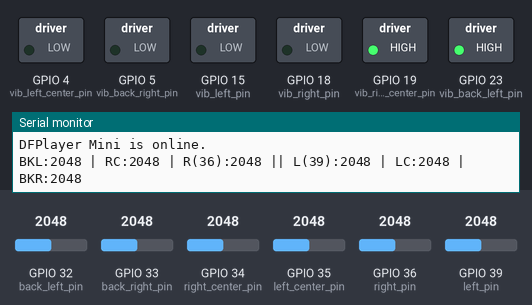
Simulated run of this sketch. Board: ESP32. Parts: switched loads named in the sketch (green lamp = pin HIGH), the last lines printed to the serial monitor. The test bench sets the inputs (shaded band); at power-on: GPIO 32 (back_left_pin) = 2048, GPIO 33 (back_right_pin) = 2048, GPIO 34 (right_center_pin) = 2048, GPIO 35 (left_center_pin) = 2048, GPIO 36 (right_pin) = 2048, GPIO 39 (left_pin) = 2048. The audio player accepts every command and is not drawn.

Above: at 1.7 s.
1.8 s: GPIO 32 (back_left_pin) set to 1569
At 6.3 s:
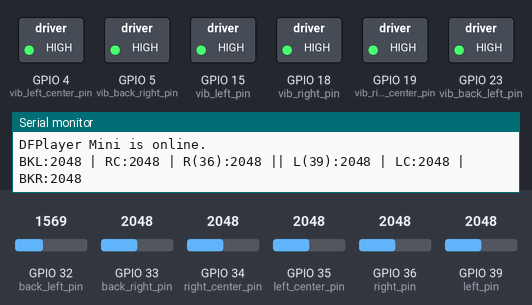
8.8 s: GPIO 32 (back_left_pin) set to 1474
At 13.6 s:
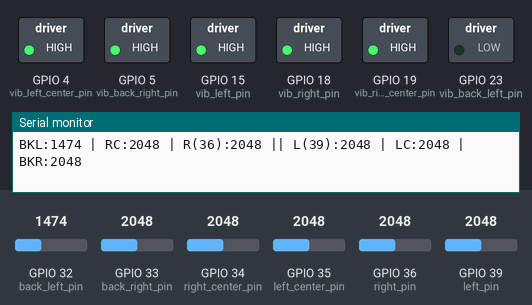
15.8 s: GPIO 33 (back_right_pin) set to 1556
23.6 s: GPIO 33 (back_right_pin) set to 1443
At 33.8 s:
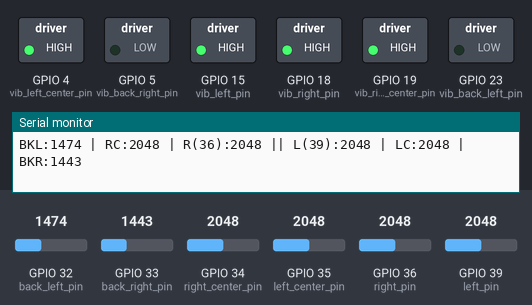
34.4 s: GPIO 34 (right_center_pin) set to 1550
41.4 s: GPIO 34 (right_center_pin) set to 1439
At 41.8 s:
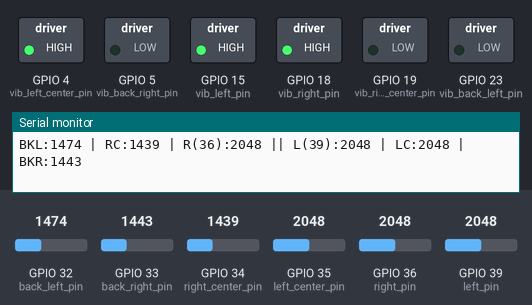
Timing chart, 0 to 44.4 s (numbered marks = the images above; inputs shaded):
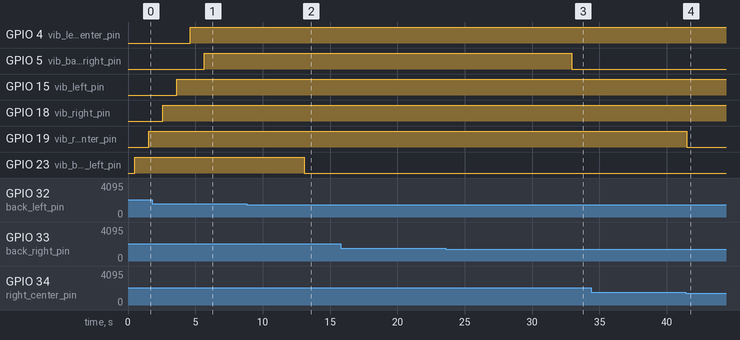

The sketch:

TuklasMain.ino
```cpp
// =========================================================================
// Libraries
// =========================================================================
#include "Arduino.h"
#include "DFRobotDFPlayerMini.h"
// No longer need WiFi.h as we are avoiding ADC2 pins
// #include "WiFi.h"
// =========================================================================
// Pin Definitions (Reverting to the most reliable ADC1 pins)
// =========================================================================
// INPUTS: IR SENSOR PINS
const int back_left_pin    = 32; // ADC1
const int right_center_pin = 34; // ADC1
const int right_pin        = 36; // REVERTED to original reliable ADC1 pin (SVP)
const int left_pin         = 39; // REVERTED to original reliable ADC1 pin (SVN)
const int left_center_pin  = 35; // ADC1
const int back_right_pin   = 33; // ADC1
// OUTPUTS: VIBRATION MOTOR PINS
const int vib_back_left_pin    = 23;
const int vib_right_center_pin = 19;
const int vib_right_pin        = 18;
const int vib_left_pin         = 15;
const int vib_left_center_pin  = 4;
const int vib_back_right_pin   = 5;
// DFPLAYER MINI PINS
#define DFPLAYER_RX 26
#define DFPLAYER_TX 27
// =========================================================================
// Configuration & Thresholds
// =========================================================================
const int THRESHOLD_BKL = 1500;
const int THRESHOLD_RC  = 1500;
const int THRESHOLD_R   = 1500;
const int THRESHOLD_L   = 1500;
const int THRESHOLD_LC  =1500;
const int THRESHOLD_BKR = 1500;
// =========================================================================
// Global Objects
// =========================================================================
DFRobotDFPlayerMini myDFPlayer;
// =========================================================================
// SETUP - Runs once when the ESP32 boots up
// =========================================================================
void setup() {
Serial.begin(115200);
Serial.println(F("Device starting up... (Using reliable ADC1 pins 36 & 39)"));
// Initialize all 6 IR sensors as inputs
pinMode(back_left_pin, INPUT);
pinMode(right_center_pin, INPUT);
pinMode(right_pin, INPUT);
pinMode(left_pin, INPUT);
pinMode(left_center_pin, INPUT);
pinMode(back_right_pin, INPUT);
// Initialize all 6 vibration motors as outputs
pinMode(vib_back_left_pin, OUTPUT);
pinMode(vib_right_center_pin, OUTPUT);
pinMode(vib_right_pin, OUTPUT);
pinMode(vib_left_pin, OUTPUT);
pinMode(vib_left_center_pin, OUTPUT);
pinMode(vib_back_right_pin, OUTPUT);
// Initialize the hardware serial port for the DFPlayer Mini
Serial2.begin(9600, SERIAL_8N1, DFPLAYER_RX, DFPLAYER_TX);
Serial.println(F("Initializing DFPlayer..."));
if (!myDFPlayer.begin(Serial2)) {
Serial.println(F("DFPlayer Mini failed to start. Check wiring and SD card."));
while (true);
}
Serial.println(F("DFPlayer Mini is online."));
myDFPlayer.volume(25);
}
// =========================================================================
// HELPER FUNCTION - To handle sensor triggers
// =========================================================================
void handleSensorTrigger(int sensorValue, int threshold, int motorPin, int audioFile) {
if (sensorValue >= threshold) {
digitalWrite(motorPin, HIGH);
myDFPlayer.play(audioFile);
delay(1000);
} else {
digitalWrite(motorPin, LOW);
}
}
// =========================================================================
// LOOP - Runs continuously
// =========================================================================
void loop() {
// Read sensor values
int val_back_left    = analogRead(back_left_pin);
int val_right_center = analogRead(right_center_pin);
int val_right        = analogRead(right_pin);
int val_left         = analogRead(left_pin);
int val_left_center  = analogRead(left_center_pin);
int val_back_right   = analogRead(back_right_pin);
// Print sensor values
Serial.print(F("BKL:")); Serial.print(val_back_left);
Serial.print(F(" | RC:")); Serial.print(val_right_center);
Serial.print(F(" | R(36):")); Serial.print(val_right);
Serial.print(F(" || L(39):")); Serial.print(val_left);
Serial.print(F(" | LC:")); Serial.print(val_left_center);
Serial.print(F(" | BKR:")); Serial.println(val_back_right);
// Check sensor triggers
handleSensorTrigger(val_back_left,    THRESHOLD_BKL, vib_back_left_pin,    2);
handleSensorTrigger(val_right_center, THRESHOLD_RC,  vib_right_center_pin, 3);
handleSensorTrigger(val_right,        THRESHOLD_R,   vib_right_pin,        1);
handleSensorTrigger(val_left,         THRESHOLD_L,   vib_left_pin,         4);
handleSensorTrigger(val_left_center,  THRESHOLD_LC,  vib_left_center_pin,  3);
handleSensorTrigger(val_back_right,   THRESHOLD_BKR, vib_back_right_pin,   2);
delay(100);
}
```

Measured:
- the behaviour switches between 1500 and 1499 on GPIO 32 (back_left_pin) (found by bisection; images 1 and 2)
- the behaviour switches between 1500 and 1499 on GPIO 33 (back_right_pin) (found by bisection; images 2 and 3)
- the behaviour switches between 1500 and 1499 on GPIO 34 (right_center_pin) (found by bisection; images 3 and 4)
- after the input at 8.8 s, GPIO 23 (vib_back_left_pin): HIGH → LOW after 4.3 s
- after the input at 23.6 s, GPIO 5 (vib_back_right_pin): HIGH → LOW after 9.3 s
- after the input at 41.4 s, GPIO 19 (vib_right_center_pin): HIGH → LOW after 0.09 s
